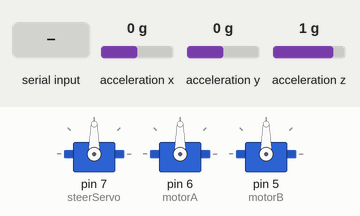
Recording of a sketch running on a simulated Arduino Uno, built with avr-gcc and run on an emulated ATmega328P. Shown: 3 × servo. Wiring (inferred from the names in the program): MPU-6050 motion sensor at I2C address 0x68. The inputs (shaded band) are chosen by the test bench; at power-on: acceleration x 0 g, acceleration y 0 g, acceleration z 1 g. What the sketch prints to the serial monitor is not drawn.

Above: at 1.2 s.
1.3 s: "d" received over Serial
At 2.8 s:
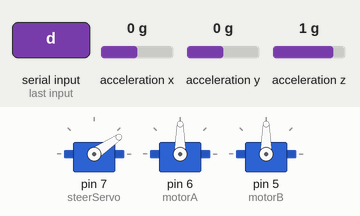
3.1 s: "a" received over Serial
At 5.0 s:
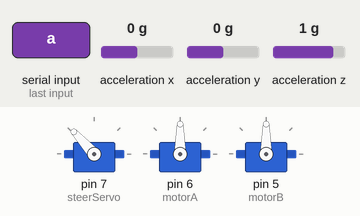
5.5 s: "w" received over Serial
At 6.4 s:
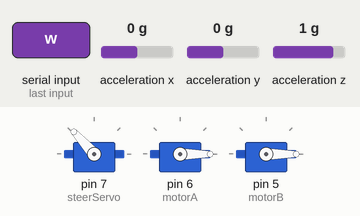
7.0 s: "q" received over Serial
At 8.2 s:
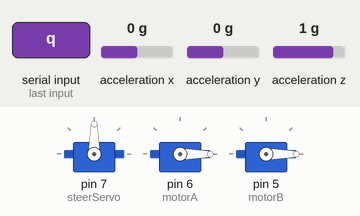
8.5 s: "s" received over Serial
At 9.6 s:
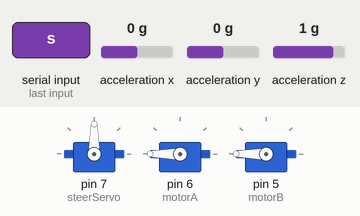
10.0 s: "d" received over Serial
At 11.1 s:
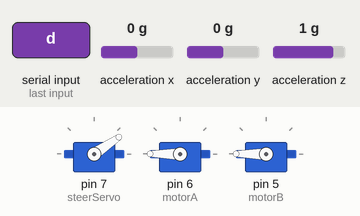
Timing chart, 0 to 13.0 s (numbered marks = the images above; inputs shaded):
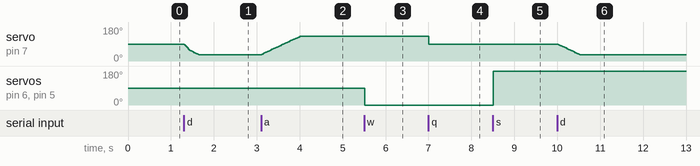

Measured:
- after the input at 1.3 s, servo on pin 7 (steerServo): moves from 90° to 34° over 0.34 s, starting at once
- after the input at 3.1 s, servo on pin 7 (steerServo): moves from 34° to 132° over 0.91 s, starting at once
- after the input at 5.5 s, servo on pin 6 (motorA), servo on pin 5 (motorB): 90° → 0° at once
- after the input at 7.0 s, servo on pin 7 (steerServo): 132° → 90° at once
- after the input at 8.5 s, servo on pin 6 (motorA), servo on pin 5 (motorB): 0° → 180° at once
- after the input at 10.0 s, servo on pin 7 (steerServo): moves from 90° to 34° over 0.51 s, starting at once

The sketch:

servo_control.ino
```cpp
// Servo control - three servos
// Steering: MG996R (positional) on pin 7: a=left, d=right, q=center
// Motor A (ring):  360 on pin 6
// Motor B (sun):   360 on pin 5
// Gear ratios: 1=1:1, 2=1:3, 3=1:5
// MPU6050: SDA=A4, SCL=A5 (standard I2C)
// IMPORTANT: power servos from external 5V supply, NOT from Arduino

#include <Servo.h>
#include <Wire.h>

Servo steerServo;   // positional on pin 7
Servo motorA;       // continuous on pin 6 (ring gear)
Servo motorB;       // continuous on pin 5 (sun gear)

int angle = 90;
int direction = 0;
int gear = 3;       // current gear mode (1, 2, or 3)
int driveDir = 0;   // 0=stop, 1=forward, -1=backward

// MPU6050
const int MPU_ADDR = 0x68;
unsigned long lastAccelSend = 0;
const unsigned long ACCEL_INTERVAL = 20; // ms between accel readings

void updateDrive() {
  if (driveDir == 0) {
    motorA.write(90);
    motorB.write(90);
    return;
  }
  if (driveDir == 1) {  // forward
    switch (gear) {
      case 1: motorA.write(80); motorB.write(80); break;
      case 2: motorA.write(30); motorB.write(30);  break;
      case 3: motorA.write(0); motorB.write(0);   break;
    }
  } else {              // backward - always reversed
    motorA.write(180);
    motorB.write(180);
  }
}

void setup() {
  steerServo.attach(7);
  motorA.attach(6);
  motorB.attach(5);
  steerServo.write(90);
  motorA.write(90);
  motorB.write(90);
  Serial.begin(9600);

  // Init MPU6050
  Wire.begin();
  Wire.beginTransmission(MPU_ADDR);
  Wire.write(0x6B);  // PWR_MGMT_1
  Wire.write(0);     // wake up
  Wire.endTransmission(true);
}

void loop() {
  while (Serial.available()) {
    char key = Serial.read();
    if (key == 'd') direction = -3;
    else if (key == 'a') direction = 3;
    else if (key == 'q') { direction = 0; angle = 90; }
    else if (key == 'e') direction = 0;
    else if (key == 'w') { driveDir = 1; updateDrive(); }
    else if (key == 's') { driveDir = -1; updateDrive(); }
    else if (key == 'r') { driveDir = 0; updateDrive(); }
    else if (key == '1') { gear = 1; updateDrive(); }
    else if (key == '2') { gear = 2; updateDrive(); }
    else if (key == '3') { gear = 3; updateDrive(); }
    else if (key == 'x') { direction = 0; driveDir = 0; updateDrive(); }
  }

  int prevAngle = angle;
  angle += direction;
  if (angle > 130) angle = 132;
  if (angle < 36) angle = 34;
  steerServo.write(angle);
  if (angle != prevAngle) {
    Serial.print("S:");
    Serial.println(angle);
  }
  // Send accelerometer data every 20ms
  unsigned long now = millis();
  if (now - lastAccelSend >= ACCEL_INTERVAL) {
    lastAccelSend = now;
    Wire.beginTransmission(MPU_ADDR);
    Wire.write(0x3B);
    Wire.endTransmission(false);
    Wire.requestFrom(MPU_ADDR, 6, true);

    int16_t ax = Wire.read() << 8 | Wire.read();
    int16_t ay = Wire.read() << 8 | Wire.read();
    int16_t az = Wire.read() << 8 | Wire.read();

    // A:ax,ay,az in g (±2g range, 16384 LSB/g)
    Serial.print("A:");
    Serial.print(ax / 16384.0, 3);
    Serial.print(",");
    Serial.print(ay / 16384.0, 3);
    Serial.print(",");
    Serial.println(az / 16384.0, 3);
  }

  delay(10);
}
```
